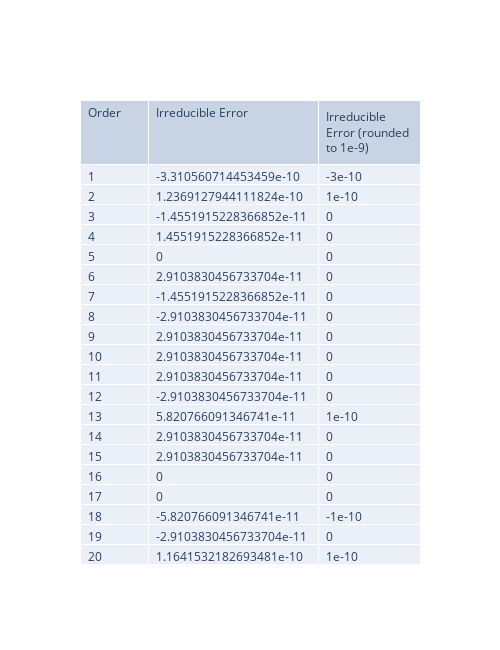

Notebook code cell kept with this figure:
### Code cell
# Lists to hold our squared bias, variance, MSE and IRE
squared_bias = []
variance = []
mean_squared_error = []
irreducible_error = []
irreducible_error_rounded = []
ord_array = []
np.set_printoptions(suppress=True)
average_pred = [[]]

# Calculating average predictions (expectation)
for order in range(MIN_ORDER, MAX_ORDER):
    av_pred = np.mean(pred[order], axis = 0)
    average_pred.append(av_pred)

# Finding bias, variance and MSE for every order
for order in range(MIN_ORDER, MAX_ORDER):
    # Appended values
    var = 0
    bias = np.mean((average_pred[order] - np.split(test, 2, axis = 1)[1])**2)
    mse = 0
    
    # Finding variance and MSE 
    for train_set in range(NUM_TRAIN_SETS):
        test_var = np.mean((average_pred[order] - pred[order][train_set])**2)
        test_mse = np.mean((pred[order][train_set] - np.split(test, 2, axis = 1)[1])**2)

        var += test_var
        mse += test_mse
    
    var /= NUM_TRAIN_SETS
    mse /= NUM_TRAIN_SETS
    
    squared_bias.append(bias)
    variance.append(var)
    mean_squared_error.append(mse)
    irreducible_error.append(mse - bias - var)
    irreducible_error_rounded.append(round(mse - bias - var,10))
    ord_array.append(order)

err_table = go.Figure(data=[go.Table(columnwidth = [100,250,150],
    header=dict(values=['Order', 'Irreducible Error', 'Irreducible Error (rounded to 1e-9)'],
                align='left'),
    cells=dict(values=[ord_array, irreducible_error,irreducible_error_rounded],
               align='left'))
])

err_table.update_layout(width=500, height=650)
err_table.show()

x = [i for i in range(MIN_ORDER, MAX_ORDER)]
plt.figure(figsize=(20,10))
plt.plot(x, squared_bias, label="$Bias^2$")
plt.plot(x, variance, label="$Variance$")
plt.plot(x, mean_squared_error, label="$Total\ Error$")
plt.legend()

### Figure 1 — Plotly figure (JSON) as saved in the notebook; plotly's stock layout.template omitted (floating-point values rounded to 4 significant figures)
{"data": [{"cells": {"align": "left", "values": [[1, 2, 3, 4, 5, 6, 7, 8, 9, 10, 11, 12, 13, 14, 15, 16, 17, 18, 19, 20], [-3.311e-10, 1.237e-10, -1.455e-11, 1.455e-11, 0, 2.91e-11, -1.455e-11, -2.91e-11, 2.91e-11, 2.91e-11, 2.91e-11, -2.91e-11, 5.821e-11, 2.91e-11, 2.91e-11, 0, 0, -5.821e-11, -2.91e-11, 1.164e-10], [-3e-10, 1e-10, 0, 0, 0, 0, 0, 0, 0, 0, 0, 0, 1e-10, 0, 0, 0, 0, -1e-10, 0, 1e-10]]}, "columnwidth": [100, 250, 150], "header": {"align": "left", "values": ["Order", "Irreducible Error", "Irreducible Error (rounded to 1e-9)"]}, "type": "table"}], "layout": {"height": 650, "width": 500}}
